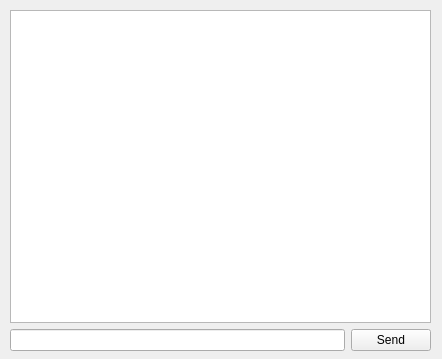
<?xml version="1.0" encoding="UTF-8"?>
<ui version="4.0">
 <class>chat</class>
 <widget class="QWidget" name="chat">
  <property name="geometry">
   <rect>
    <x>0</x>
    <y>0</y>
    <width>442</width>
    <height>359</height>
   </rect>
  </property>
  <property name="windowTitle">
   <string>Form</string>
  </property>
  <widget class="QWidget" name="layoutWidget">
   <property name="geometry">
    <rect>
     <x>10</x>
     <y>10</y>
     <width>421</width>
     <height>341</height>
    </rect>
   </property>
   <layout class="QGridLayout" name="gridLayout">
    <item row="1" column="1">
     <widget class="QPushButton" name="pushButton">
      <property name="text">
       <string>Send</string>
      </property>
     </widget>
    </item>
    <item row="1" column="0">
     <widget class="QLineEdit" name="lineEdit"/>
    </item>
    <item row="0" column="0" colspan="2">
     <widget class="QTextBrowser" name="textBrowser">
      <property name="tabChangesFocus">
       <bool>false</bool>
      </property>
      <property name="textInteractionFlags">
       <set>Qt::NoTextInteraction</set>
      </property>
     </widget>
    </item>
   </layout>
  </widget>
 </widget>
 <resources/>
 <connections/>
</ui>
